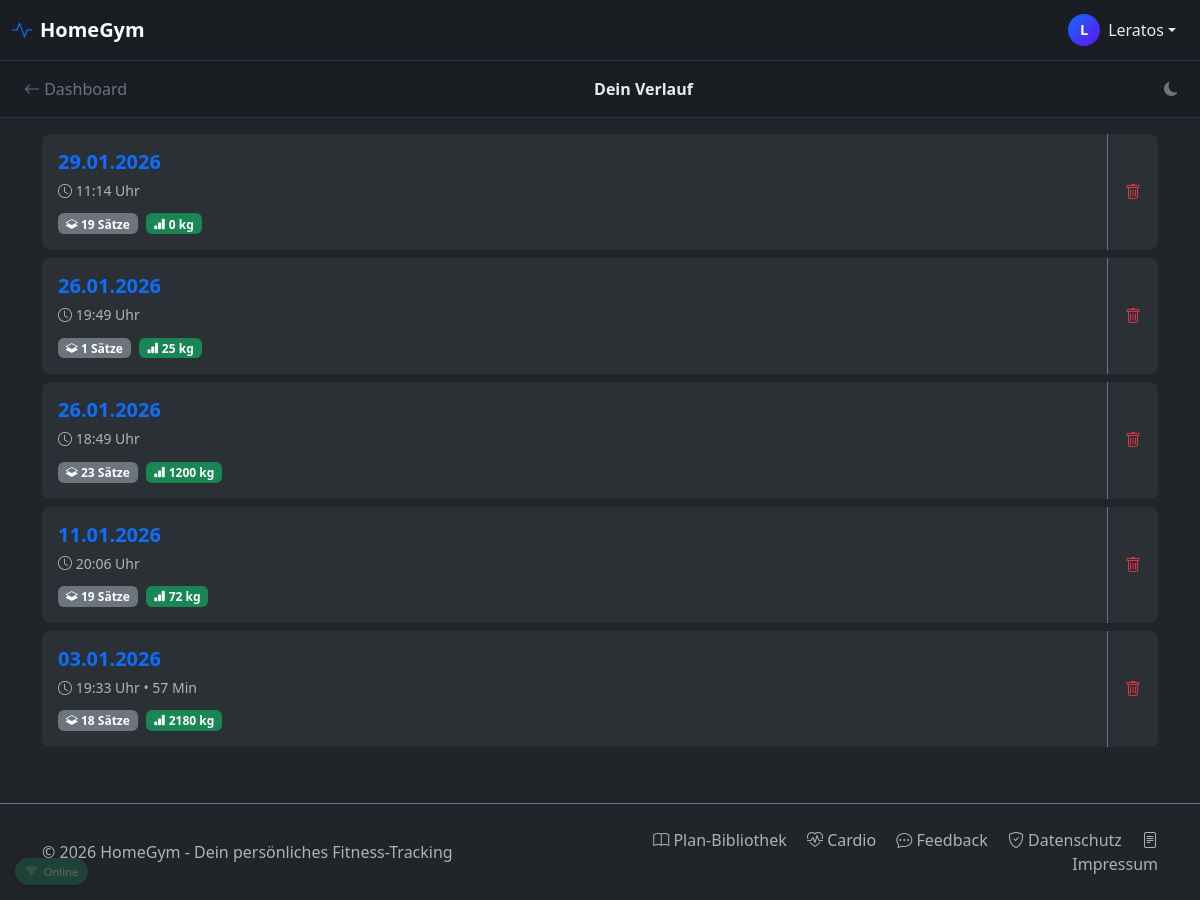
Page /history/ (signed in) on the committed database.
### core/models.py (models this page shows, shortened)
class Trainingseinheit(models.Model):
    user = models.ForeignKey(User, on_delete=models.CASCADE, related_name="trainings", null=True)
    plan = models.ForeignKey('Plan', on_delete=models.SET_NULL, related_name="trainings", null=True, blank=True, verbose_name="Trainingsplan")
    datum = models.DateTimeField(auto_now_add=True)
    dauer_minuten = models.PositiveIntegerField(blank=True, null=True, verbose_name="Dauer (Min)")
    kommentar = models.TextField(blank=True, null=True, verbose_name="Wie lief's?")
    class Meta:
        verbose_name = "Trainingseinheit"
        verbose_name_plural = "Trainingseinheiten"
        ordering = ['-datum']
        indexes = [
            models.Index(fields=['datum']),
        ]

### core/views.py (the view)
# urls.py: path('history/', views.training_list, name='training_list'),
def training_list(request):
    trainings = Trainingseinheit.objects.filter(user=request.user).annotate(satz_count=Count('saetze')).order_by('-datum')
    trainings_mit_volumen = []
    for training in trainings:
        arbeitssaetze = training.saetze.filter(ist_aufwaermsatz=False)
        volumen = sum(float(s.gewicht) * s.wiederholungen for s in arbeitssaetze)
        trainings_mit_volumen.append({
            'training': training,
            'volumen': round(volumen, 1),
            'arbeitssaetze': arbeitssaetze.count()
        })
    context = {
        'trainings_data': trainings_mit_volumen
    }
    return render(request, 'core/training_list.html', context)

### core/context_processors.py (called while the page is built)
def global_context(request):
    return {
        'current_year': datetime.now().year,
    }

### core/templates/core/training_list.html (shortened to what this page needs)
{% load static %}
{% load static %}<!doctype html>
<html lang="de" data-bs-theme="dark" id="htmlRoot">
  <head>
    <link href="https://cdn.jsdelivr.net/npm/bootstrap@5.3.3/dist/css/bootstrap.min.css" rel="stylesheet">
    <link rel="stylesheet" href="https://cdn.jsdelivr.net/npm/bootstrap-icons@1.11.3/font/bootstrap-icons.min.css">
    <link rel="stylesheet" href="{% static 'core/css/theme-styles.css' %}">
    <link rel="stylesheet" href="{% static 'core/css/offline-manager.css' %}">
</head>
  <body>
    {% include 'core/includes/global_header.html' %}
    <nav class="navbar navbar-page border-bottom">
      <div class="container-fluid">
        <a class="btn btn-outline-secondary border-0" href="{% url 'dashboard' %}">
            <i class="bi bi-arrow-left"></i> Dashboard
        </a>
        <span class="navbar-text page-title fw-bold">Dein Verlauf</span>
        <div style="width: 40px;">            <button onclick="toggleTheme()" class="btn btn-sm btn-outline-secondary border-0 ms-2" title="Theme wechseln">
              <i class="bi bi-moon-fill" id="themeIcon"></i>
            </button>
</div>
      </div>
    </nav>
    <div class="container pt-3">
      {% if not trainings_data %}
        <div class="text-center py-5 text-muted">
            <i class="bi bi-journal-x display-1 opacity-25"></i>
            <p class="mt-3">Noch keine Trainings absolviert.</p>
            <a href="{% url 'training_select_plan' %}" class="btn btn-primary mt-2">Jetzt starten!</a>
        </div>
      {% else %}
        <div class="list-group">
            {% for data in trainings_data %}
            <div class="list-group-item card-stat border-secondary mb-2 rounded-3 p-0 overflow-hidden">
                <div class="d-flex w-100 align-items-stretch">
                    <a href="{% url 'training_session' data.training.id %}" class="text-decoration-none d-flex flex-grow-1 p-3 align-items-center">
                        <div class="flex-grow-1">
                            <h5 class="mb-1 text-primary fw-bold">
                                {{ data.training.datum|date:"d.m.Y" }}
                            </h5>
                            <small class="text-muted">
                                <i class="bi bi-clock"></i> {{ data.training.datum|date:"H:i" }} Uhr
                                {% if data.training.dauer_minuten %}
                                &bull; {{ data.training.dauer_minuten }} Min
                                {% endif %}
                            </small>
                            <div class="mt-2">
                                <span class="badge bg-secondary me-1">
                                    <i class="bi bi-layers-half"></i> {{ data.arbeitssaetze }} Sätze
                                </span>
                                <span class="badge bg-success">
                                    <i class="bi bi-bar-chart-fill"></i> {{ data.volumen|floatformat:0 }} kg
                                </span>
                            </div>
                        </div>
                    </a>
                    <div class="border-start border-secondary d-flex">
                        <button class="btn btn-link text-danger text-decoration-none d-flex align-items-center px-3"
                                onclick="confirmDeleteTraining('{{ data.training.id }}', '{{ data.training.datum|date:"d.m.Y" }}', '{{ data.arbeitssaetze }}', '{{ data.volumen|floatformat:0 }}')">
                            <i class="bi bi-trash"></i>
                        </button>
                    </div>
                </div>
            </div>
            {% endfor %}
        </div>
      {% endif %}
    </div>
    {% include 'core/includes/global_footer.html' %}
  </body>
</html>

### core/templates/core/includes/global_header.html (shortened to what this page needs)
<nav class="navbar navbar-theme border-bottom sticky-top">
    <div class="container-fluid">
        <a class="navbar-brand fw-bold d-flex align-items-center" href="{% url 'dashboard' %}">
            <i class="bi bi-activity text-primary me-2"></i>
            <span class="d-none d-sm-inline">HomeGym</span>
        </a>
        <div class="dropdown">
            <button class="btn btn-theme dropdown-toggle d-flex align-items-center border-0"
                    type="button"
                    id="userDropdown"
                    data-bs-toggle="dropdown"
                    aria-expanded="false">
                <div class="user-avatar me-2">
                    {{ user.username|slice:":1"|upper }}
                </div>
                <span class="d-none d-md-inline">{{ user.username }}</span>
            </button>
        </div>
    </div>
</nav>

### core/static/core/css/theme-styles.css (style rules this page uses)
.card-stat { border: none; }
[data-bs-theme="dark"] .card-stat { background-color: #2b3035; color: #fff; }
[data-bs-theme="dark"] .list-group-item { background-color: #2b3035; color: #fff; }
.navbar-page { background-color: var(--bs-body-bg); border-bottom-color: var(--bs-border-color) !important; }
[data-bs-theme="dark"] .navbar-page { background-color: #1a1d21; border-bottom-color: #30363d !important; }
.navbar-page .navbar-text, .navbar-page .page-title { color: var(--bs-body-color); }
[data-bs-theme="dark"] .navbar-page .navbar-text, [data-bs-theme="dark"] .navbar-page .page-title { color: #e9ecef; }

### core/templates/core/includes/global_header.html (style rules this page uses)
.navbar-theme { background-color: var(--bs-body-bg); border-bottom-color: var(--bs-border-color) !important; }
[data-bs-theme="dark"] .navbar-theme { background-color: #1a1d21; border-bottom-color: #30363d !important; }
.btn-theme { background-color: transparent; color: var(--bs-body-color); }
[data-bs-theme="dark"] .btn-theme { color: #e9ecef; }
.user-avatar { width: 32px; height: 32px; background: linear-gradient(135deg, #0d6efd, #6610f2); border-radius: 50%; display: flex; align-items: center; justify-content: center; font-weight: bold; font-size: 0.9rem; color: white; }

### rows in the picture
Trainingseinheit: training.datum "29.01.2026", training.datum "11:14", arbeitssaetze "19", volumen "0"
Trainingseinheit: training.datum "26.01.2026", training.datum "19:49", arbeitssaetze "1", volumen "25"
Trainingseinheit: training.datum "26.01.2026", training.datum "18:49", arbeitssaetze "23", volumen "1200"
Trainingseinheit: training.datum "11.01.2026", training.datum "20:06", arbeitssaetze "19", volumen "72"
Trainingseinheit: training.datum "03.01.2026", training.datum "19:33", training.dauer_minuten "57", arbeitssaetze "18", volumen "2180"

### other values in the picture
{{ user.username|slice:":1"|upper }} "L"
{{ user.username }} "Leratos"
